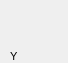
        <widget class="PyDMFrame" name="composite">
          <property name="geometry">
            <rect>
              <x>10</x>
              <y>49</y>
              <width>68</width>
              <height>63</height>
            </rect>
          </property>
          <property name="sizePolicy">
            <sizepolicy hsizetype="Ignored" vsizetype="Ignored">
              <horstretch>0</horstretch>
              <verstretch>0</verstretch>
            </sizepolicy>
          </property>
          <layout class="QGridLayout" name="gridLayout_1" columnstretch="68" rowstretch="63">
            <property name="leftMargin">
              <number>0</number>
            </property>
            <property name="topMargin">
              <number>0</number>
            </property>
            <property name="rightMargin">
              <number>0</number>
            </property>
            <property name="bottomMargin">
              <number>0</number>
            </property>
            <property name="horizontalSpacing">
              <number>0</number>
            </property>
            <property name="verticalSpacing">
              <number>0</number>
            </property>
            <item row="0" column="0">
              <widget class="PyDMFrame" name="composite_1">
                <property name="geometry">
                  <rect>
                    <x>0</x>
                    <y>0</y>
                    <width>68</width>
                    <height>63</height>
                  </rect>
                </property>
                <property name="sizePolicy">
                  <sizepolicy hsizetype="Ignored" vsizetype="Ignored">
                    <horstretch>0</horstretch>
                    <verstretch>0</verstretch>
                  </sizepolicy>
                </property>
                <layout class="QGridLayout" name="gridLayout_2" columnstretch="10,2,1,7,19,3,10,11,5" rowstretch="49,14">
                  <property name="leftMargin">
                    <number>0</number>
                  </property>
                  <property name="topMargin">
                    <number>0</number>
                  </property>
                  <property name="rightMargin">
                    <number>0</number>
                  </property>
                  <property name="bottomMargin">
                    <number>0</number>
                  </property>
                  <property name="horizontalSpacing">
                    <number>0</number>
                  </property>
                  <property name="verticalSpacing">
                    <number>0</number>
                  </property>
                  <item row="2" column="3" colspan="5">
                    <widget class="PyDMDrawingLine" name="polyline_2">
                      <property name="geometry">
                        <rect>
                          <x>13</x>
                          <y>104</y>
                          <width>50</width>
                          <height>0</height>
                        </rect>
                      </property>
                      <property name="sizePolicy">
                        <sizepolicy hsizetype="Ignored" vsizetype="Ignored">
                          <horstretch>0</horstretch>
                          <verstretch>0</verstretch>
                        </sizepolicy>
                      </property>
                      <property name="toolTip">
                        <string>polyline_2</string>
                      </property>
                      <property name="brush" stdset="0">
                        <brush brushstyle="SolidPattern">
                          <color alpha="255">
                            <red>0</red>
                            <green>0</green>
                            <blue>0</blue>
                          </color>
                        </brush>
                      </property>
                      <property name="penStyle" stdset="0">
                        <enum>Qt::SolidLine</enum>
                      </property>
                      <property name="penColor" stdset="0">
                        <color>
                          <red>0</red>
                          <green>0</green>
                          <blue>0</blue>
                        </color>
                      </property>
                      <property name="penWidth" stdset="0">
                        <double>0</double>
                      </property>
                      <property name="penCapStyle" stdset="0">
                        <enum>Qt::FlatCap</enum>
                      </property>
                      <property name="penWidth" stdset="0">
                        <double>1</double>
                      </property>
                      <property name="penStyle" stdset="0">
                        <enum>Qt::SolidLine</enum>
                      </property>
                      <property name="penColor" stdset="0"/>
                      <property name="penCapStyle" stdset="0">
                        <enum>Qt::FlatCap</enum>
                      </property>
                    </widget>
                  </item>
                  <item row="2" column="3" colspan="2">
                    <widget class="PyDMDrawingPolyline" name="polyline_3">
                      <property name="geometry">
                        <rect>
                          <x>13</x>
                          <y>82</y>
                          <width>26</width>
                          <height>22</height>
                        </rect>
                      </property>
                      <property name="sizePolicy">
                        <sizepolicy hsizetype="Ignored" vsizetype="Ignored">
                          <horstretch>0</horstretch>
                          <verstretch>0</verstretch>
                        </sizepolicy>
                      </property>
                      <property name="toolTip">
                        <string>polyline_3</string>
                      </property>
                      <property name="brush" stdset="0">
                        <brush brushstyle="SolidPattern">
                          <color alpha="255">
                            <red>0</red>
                            <green>0</green>
                            <blue>0</blue>
                          </color>
                        </brush>
                      </property>
                      <property name="penStyle" stdset="0">
                        <enum>Qt::SolidLine</enum>
                      </property>
                      <property name="penColor" stdset="0">
                        <color>
                          <red>0</red>
                          <green>0</green>
                          <blue>0</blue>
                        </color>
                      </property>
                      <property name="penWidth" stdset="0">
                        <double>0</double>
                      </property>
                      <property name="penCapStyle" stdset="0">
                        <enum>Qt::FlatCap</enum>
                      </property>
                      <property name="points" stdset="0">
                        <stringlist>
                          <string>-1, 21</string>
                          <string>25, -1</string>
                        </stringlist>
                      </property>
                    </widget>
                  </item>
                  <item row="2" column="2">
                    <widget class="PyDMDrawingLine" name="polyline_4">
                      <property name="geometry">
                        <rect>
                          <x>13</x>
                          <y>66</y>
                          <width>0</width>
                          <height>37</height>
                        </rect>
                      </property>
                      <property name="sizePolicy">
                        <sizepolicy hsizetype="Ignored" vsizetype="Ignored">
                          <horstretch>0</horstretch>
                          <verstretch>0</verstretch>
                        </sizepolicy>
                      </property>
                      <property name="toolTip">
                        <string>polyline_4</string>
                      </property>
                      <property name="brush" stdset="0">
                        <brush brushstyle="SolidPattern">
                          <color alpha="255">
                            <red>0</red>
                            <green>0</green>
                            <blue>0</blue>
                          </color>
                        </brush>
                      </property>
                      <property name="penStyle" stdset="0">
                        <enum>Qt::SolidLine</enum>
                      </property>
                      <property name="penColor" stdset="0">
                        <color>
                          <red>0</red>
                          <green>0</green>
                          <blue>0</blue>
                        </color>
                      </property>
                      <property name="penWidth" stdset="0">
                        <double>0</double>
                      </property>
                      <property name="penCapStyle" stdset="0">
                        <enum>Qt::FlatCap</enum>
                      </property>
                      <property name="penWidth" stdset="0">
                        <double>1</double>
                      </property>
                      <property name="penStyle" stdset="0">
                        <enum>Qt::SolidLine</enum>
                      </property>
                      <property name="penColor" stdset="0"/>
                      <property name="penCapStyle" stdset="0">
                        <enum>Qt::FlatCap</enum>
                      </property>
                    </widget>
                  </item>
                  <item row="2" column="9">
                    <widget class="QLabel" name="text_1">
                      <property name="geometry">
                        <rect>
                          <x>68</x>
                          <y>98</y>
                          <width>10</width>
                          <height>14</height>
                        </rect>
                      </property>
                      <property name="sizePolicy">
                        <sizepolicy hsizetype="Ignored" vsizetype="Ignored">
                          <horstretch>0</horstretch>
                          <verstretch>0</verstretch>
                        </sizepolicy>
                      </property>
                      <property name="text">
                        <string>Z</string>
                      </property>
                      <property name="font">
                        <font>
                          <pointsize>8</pointsize>
                        </font>
                      </property>
                      <property name="brush" stdset="0">
                        <brush brushstyle="SolidPattern">
                          <color alpha="255">
                            <red>0</red>
                            <green>0</green>
                            <blue>0</blue>
                          </color>
                        </brush>
                      </property>
                      <property name="toolTip">
                        <string>text_1</string>
                      </property>
                      <property name="alignment">
                        <set>Qt::AlignLeading|Qt::AlignLeft|Qt::AlignVCenter</set>
                      </property>
                      <property name="styleSheet">
                        <string notr="true">QLabel#text_1 {
  color: rgb(0, 0, 0);
  }</string>
                      </property>
                    </widget>
                  </item>
                  <item row="2" column="6">
                    <widget class="QLabel" name="text_2">
                      <property name="geometry">
                        <rect>
                          <x>42</x>
                          <y>68</y>
                          <width>10</width>
                          <height>14</height>
                        </rect>
                      </property>
                      <property name="sizePolicy">
                        <sizepolicy hsizetype="Ignored" vsizetype="Ignored">
                          <horstretch>0</horstretch>
                          <verstretch>0</verstretch>
                        </sizepolicy>
                      </property>
                      <property name="text">
                        <string>X</string>
                      </property>
                      <property name="font">
                        <font>
                          <pointsize>8</pointsize>
                        </font>
                      </property>
                      <property name="brush" stdset="0">
                        <brush brushstyle="SolidPattern">
                          <color alpha="255">
                            <red>0</red>
                            <green>0</green>
                            <blue>0</blue>
                          </color>
                        </brush>
                      </property>
                      <property name="toolTip">
                        <string>text_2</string>
                      </property>
                      <property name="alignment">
                        <set>Qt::AlignLeading|Qt::AlignLeft|Qt::AlignVCenter</set>
                      </property>
                      <property name="styleSheet">
                        <string notr="true">QLabel#text_2 {
  color: rgb(0, 0, 0);
  }</string>
                      </property>
                    </widget>
                  </item>
                  <item row="1" column="1" colspan="3">
                    <widget class="QLabel" name="text_3">
                      <property name="geometry">
                        <rect>
                          <x>10</x>
                          <y>49</y>
                          <width>10</width>
                          <height>14</height>
                        </rect>
                      </property>
                      <property name="sizePolicy">
                        <sizepolicy hsizetype="Ignored" vsizetype="Ignored">
                          <horstretch>0</horstretch>
                          <verstretch>0</verstretch>
                        </sizepolicy>
                      </property>
                      <property name="text">
                        <string>Y</string>
                      </property>
                      <property name="font">
                        <font>
                          <pointsize>8</pointsize>
                        </font>
                      </property>
                      <property name="brush" stdset="0">
                        <brush brushstyle="SolidPattern">
                          <color alpha="255">
                            <red>0</red>
                            <green>0</green>
                            <blue>0</blue>
                          </color>
                        </brush>
                      </property>
                      <property name="toolTip">
                        <string>text_3</string>
                      </property>
                      <property name="alignment">
                        <set>Qt::AlignLeading|Qt::AlignLeft|Qt::AlignVCenter</set>
                      </property>
                      <property name="styleSheet">
                        <string notr="true">QLabel#text_3 {
  color: rgb(0, 0, 0);
  }</string>
                      </property>
                    </widget>
                  </item>
                </layout>
              </widget>
            </item>
          </layout>
        </widget>
